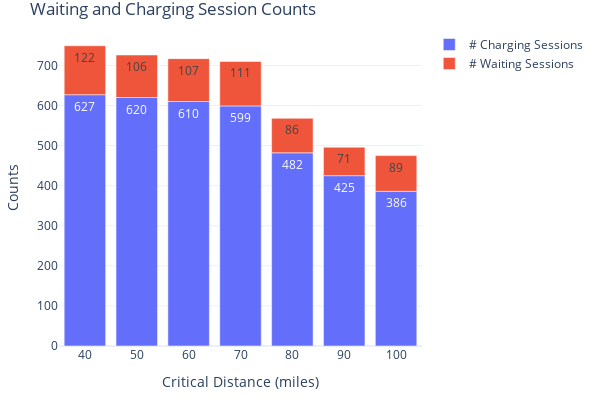

The cell this chart's notebook holds for it:
### Markdown cell above
#### 5.3 Charging and Waiting Sessions

### Code cell
fig = go.Figure(
    data=[
        go.Bar(
            name="# Charging Sessions",
            x=count_stats['param_value'],
            y=count_stats['cs_count'],
            offsetgroup=1,
            text=count_stats['cs_count'],
            textposition='auto',
        ),
        go.Bar(
            name="# Waiting Sessions",
            x=count_stats['param_value'],
            y=count_stats['wait_count'],
            offsetgroup=1,
            base=count_stats['cs_count'],
            text=count_stats['wait_count'],
            textposition='auto',
        )
    ],
    layout=go.Layout(
        title="Waiting and Charging Session Counts",
        yaxis_title="Counts", 
        xaxis_title="Critical Distance (miles)", width=600, height=400
        
    )
)
fig.update_xaxes(type='category')
fig.update_layout(margin=dict(l=20, r=20, t=30, b=20), uniformtext_minsize=8, uniformtext_mode='hide', template='plotly_white')
fig.show()

### Figure 1 — Plotly figure (JSON) as saved in the notebook; plotly's stock layout.template omitted (floating-point values rounded to 4 significant figures)
{"data": [{"name": "# Charging Sessions", "offsetgroup": "1", "text": [627, 620, 610, 599, 482, 425, 386], "textposition": "auto", "type": "bar", "x": [40, 50, 60, 70, 80, 90, 100], "y": [627, 620, 610, 599, 482, 425, 386]}, {"base": [627, 620, 610, 599, 482, 425, 386], "name": "# Waiting Sessions", "offsetgroup": "1", "text": [122, 106, 107, 111, 86, 71, 89], "textposition": "auto", "type": "bar", "x": [40, 50, 60, 70, 80, 90, 100], "y": [122, 106, 107, 111, 86, 71, 89]}], "layout": {"height": 400, "margin": {"b": 20, "l": 20, "r": 20, "t": 30}, "title": {"text": "Waiting and Charging Session Counts"}, "uniformtext": {"minsize": 8, "mode": "hide"}, "width": 600, "xaxis": {"autorange": true, "range": [-0.5, 6.5], "title": {"text": "Critical Distance (miles)"}, "type": "category"}, "yaxis": {"autorange": true, "range": [0, 788.4], "title": {"text": "Counts"}, "type": "linear"}}}
